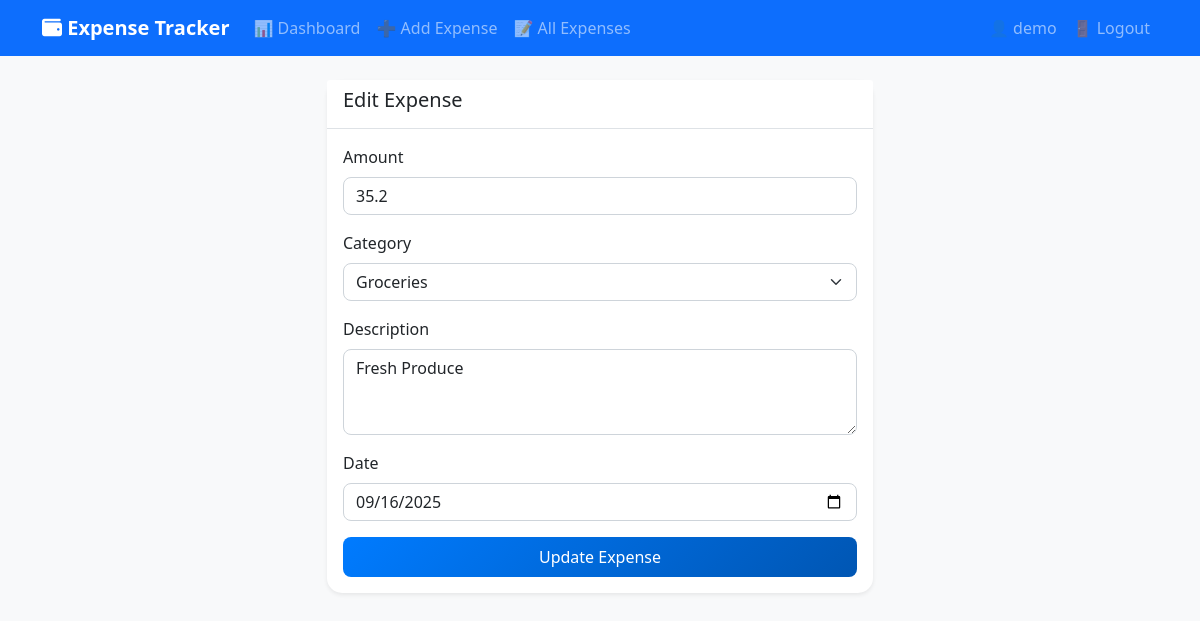
The page /edit_expense/2 (signed in) on the database its author committed.
### models.py (models this page shows, shortened)
class User(UserMixin, db.Model):
    id = db.Column(db.Integer, primary_key=True)
    username = db.Column(db.String(80), unique=True, nullable=False)
    email = db.Column(db.String(120), unique=True, nullable=False)
    password_hash = db.Column(db.String(128))
    expenses = db.relationship('Expense', backref='user', lazy=True)
    created_at = db.Column(db.DateTime, default=datetime.utcnow)

class Expense(db.Model):
    id = db.Column(db.Integer, primary_key=True)
    amount = db.Column(db.Float, nullable=False)
    category = db.Column(db.String(50), db.ForeignKey('category.name'), nullable=False)
    description = db.Column(db.String(200), nullable=True)
    date = db.Column(db.Date, nullable=False)
    created_at = db.Column(db.DateTime, default=datetime.utcnow)
    user_id = db.Column(db.Integer, db.ForeignKey('user.id'), nullable=False)
    category_info = db.relationship('Category', backref=db.backref('expenses', lazy=True))

### app.py (the view, shortened to what this page needs)
@app.route('/edit_expense/<int:id>', methods=['GET', 'POST'])
def edit_expense(id):
    expense = Expense.query.get_or_404(id)
    form = ExpenseForm(obj=expense)
    return render_template('add_expense.html', form=form, expense=expense)

### forms.py
class ExpenseForm(FlaskForm):
    amount = FloatField('Amount', validators=[
        DataRequired(message='Amount is required'),
        NumberRange(min=0.01, message='Amount must be greater than 0')
    ])
    category = SelectField('Category', validators=[DataRequired()])
    def __init__(self, *args, **kwargs):
        super(ExpenseForm, self).__init__(*args, **kwargs)
        from models import Category
        self.category.choices = [(c.name, c.name) for c in Category.query.order_by(Category.name).all()]
    description = TextAreaField('Description', validators=[
        Length(max=200, message='Description must be less than 200 characters')
    ])
    date = DateField('Date', validators=[DataRequired()], default=date.today)

### templates/add_expense.html (shortened to what this page needs)
{% extends "base.html" %}
{% block content %}
<div class="row justify-content-center">
    <div class="col-md-6">
        <div class="card">
            <div class="card-header">
                <h5>{% if expense %}Edit Expense{% else %}Add New Expense{% endif %}</h5>
            </div>
            <div class="card-body">
                <form method="POST">
                    <div class="mb-3">
                        {{ form.amount.label(class="form-label") }}
                        {{ form.amount(class="form-control") }}
                    </div>
                    <div class="mb-3">
                        {{ form.category.label(class="form-label") }}
                        {{ form.category(class="form-select") }}
                    </div>
                    <div class="mb-3">
                        {{ form.description.label(class="form-label") }}
                        {{ form.description(class="form-control", rows="3") }}
                    </div>
                    <div class="mb-3">
                        {{ form.date.label(class="form-label") }}
                        {{ form.date(class="form-control") }}
                    </div>
                    <div class="d-grid">
                        <button type="submit" class="btn btn-primary">
                            {% if expense %}Update Expense{% else %}Add Expense{% endif %}
                        </button>
                    </div>
                </form>
            </div>
        </div>
    </div>
</div>
{% endblock %}

### templates/base.html (shortened to what this page needs)
<!DOCTYPE html>
<html lang="en">
<head>
    <link href="https://cdn.jsdelivr.net/npm/bootstrap@5.1.3/dist/css/bootstrap.min.css" rel="stylesheet">
    <link href="https://cdnjs.cloudflare.com/ajax/libs/font-awesome/6.0.0/css/all.min.css" rel="stylesheet">
    <link href="{{ url_for('static', filename='css/style.css') }}" rel="stylesheet">
</head>
<body>
    <nav class="navbar navbar-expand-lg navbar-dark bg-primary">
        <div class="container">
            <a class="navbar-brand" href="{{ url_for('dashboard') }}">
                <i class="fas fa-wallet"></i> Expense Tracker
            </a>
            <div class="collapse navbar-collapse" id="navbarNav">
                            <ul class="navbar-nav me-auto">
                {% if current_user.is_authenticated %}
                <li class="nav-item">
                    <a class="nav-link" href="{{ url_for('dashboard') }}">📊 Dashboard</a>
                </li>
                <li class="nav-item">
                    <a class="nav-link" href="{{ url_for('add_expense') }}">➕ Add Expense</a>
                </li>
                <li class="nav-item">
                    <a class="nav-link" href="{{ url_for('expenses') }}">📝 All Expenses</a>
                </li>
                {% endif %}
            </ul>
            <ul class="navbar-nav">
                {% if current_user.is_authenticated %}
                <li class="nav-item">
                    <span class="nav-link">👤 {{ current_user.username }}</span>
                </li>
                <li class="nav-item">
                    <a class="nav-link" href="{{ url_for('logout') }}">🚪 Logout</a>
                </li>
                {% endif %}
            </ul>
            </div>
        </div>
    </nav>
    <div class="container mt-4">
        {% block content %}{% endblock %}
    </div>
</body>
</html>

### static/css/style.css (style rules this page uses)
:root { --primary-color: #007bff; --success-color: #28a745; --info-color: #17a2b8; --warning-color: #ffc107; --danger-color: #dc3545; --dark-color: #343a40; --light-color: #f8f9fa; }
body { background-color: var(--light-color); font-family: 'Segoe UI', Tahoma, Geneva, Verdana, sans-serif; }
.navbar-brand { font-weight: bold; }
.card { border: none; border-radius: 15px; box-shadow: 0 0.125rem 0.25rem rgba(0, 0, 0, 0.075); transition: box-shadow 0.15s ease-in-out; }
.card-header { background-color: white; border-bottom: 1px solid #dee2e6; font-weight: 600; }
.btn { border-radius: 8px; font-weight: 500; padding: 0.5rem 1rem; }
.btn-primary { background: linear-gradient(135deg, #007bff, #0056b3); border: none; }
.form-control, .form-select { border-radius: 8px; border: 1px solid #ced4da; transition: border-color 0.15s ease-in-out, box-shadow 0.15s ease-in-out; }

### rows shown on the page
User: username "demo"
Expense: amount "35.2", category "Groceries", description "Fresh Produce", date "09/16/2025"
